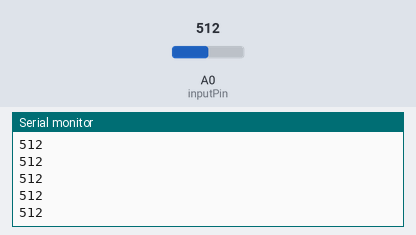
A sketch run on a simulated Arduino Uno, built with avr-gcc and run on an emulated ATmega328P. On the bench: the last lines printed to the serial monitor. The inputs (shaded band) are chosen by the test bench; at power-on: A0 (inputPin) = 512.

Above: at 1.2 s.
1.3 s: A0 (inputPin) set to 716
At 2.4 s:
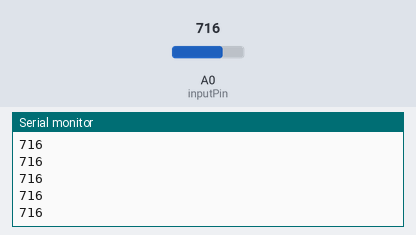
2.8 s: A0 (inputPin) set to 900
At 3.8 s:
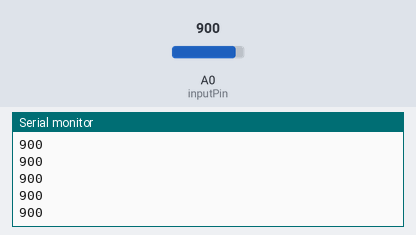
Timing chart, 0 to 5.8 s (numbered marks = the images above; inputs shaded):
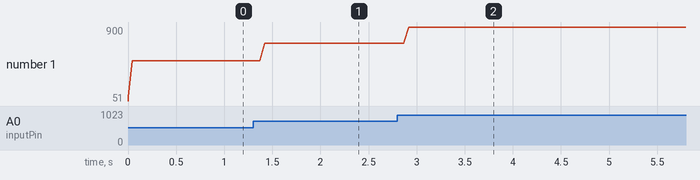

The sketch:

Smoothing.pde
```cpp
/*
 * Smoothing
 * David A. Mellis <dam@mellis.org>
 *
 * Reads repeatedly from an analog input, calculating a running average
 * and printing it to the computer.
 *
 * http://www.arduino.cc/en/Tutorial/Smoothing
 */

// Define the number of samples to keep track of.  The higher the number,
// the more the readings will be smoothed, but the slower the output will
// respond to the input.  Using a #define rather than a normal variable lets
// use this value to determine the size of the readings array.
#define NUMREADINGS 10

int readings[NUMREADINGS];                // the readings from the analog input
int index = 0;                            // the index of the current reading
int total = 0;                            // the running total
int average = 0;                          // the average

int inputPin = 0;

void setup()
{
  Serial.begin(9600);                     // initialize serial communication with computer
  for (int i = 0; i < NUMREADINGS; i++)
    readings[i] = 0;                      // initialize all the readings to 0
}

void loop()
{
  total -= readings[index];               // subtract the last reading
  readings[index] = analogRead(inputPin); // read from the sensor
  total += readings[index];               // add the reading to the total
  index = (index + 1);                    // advance to the next index

  if (index >= NUMREADINGS)               // if we're at the end of the array...
    index = 0;                            // ...wrap around to the beginning

  average = total / NUMREADINGS;          // calculate the average
  Serial.println(average);                // send it to the computer (as ASCII digits)
}
```

Measured:
- after the input at 1.3 s, the serial monitor: prints a new line after 0.07 s (image 1)
- after the input at 2.8 s, the serial monitor: prints a new line after 0.07 s (image 2)
- plotted number 1: 512 → 716 after the input at 1.3 s, 716 → 900 after the input at 2.8 s
